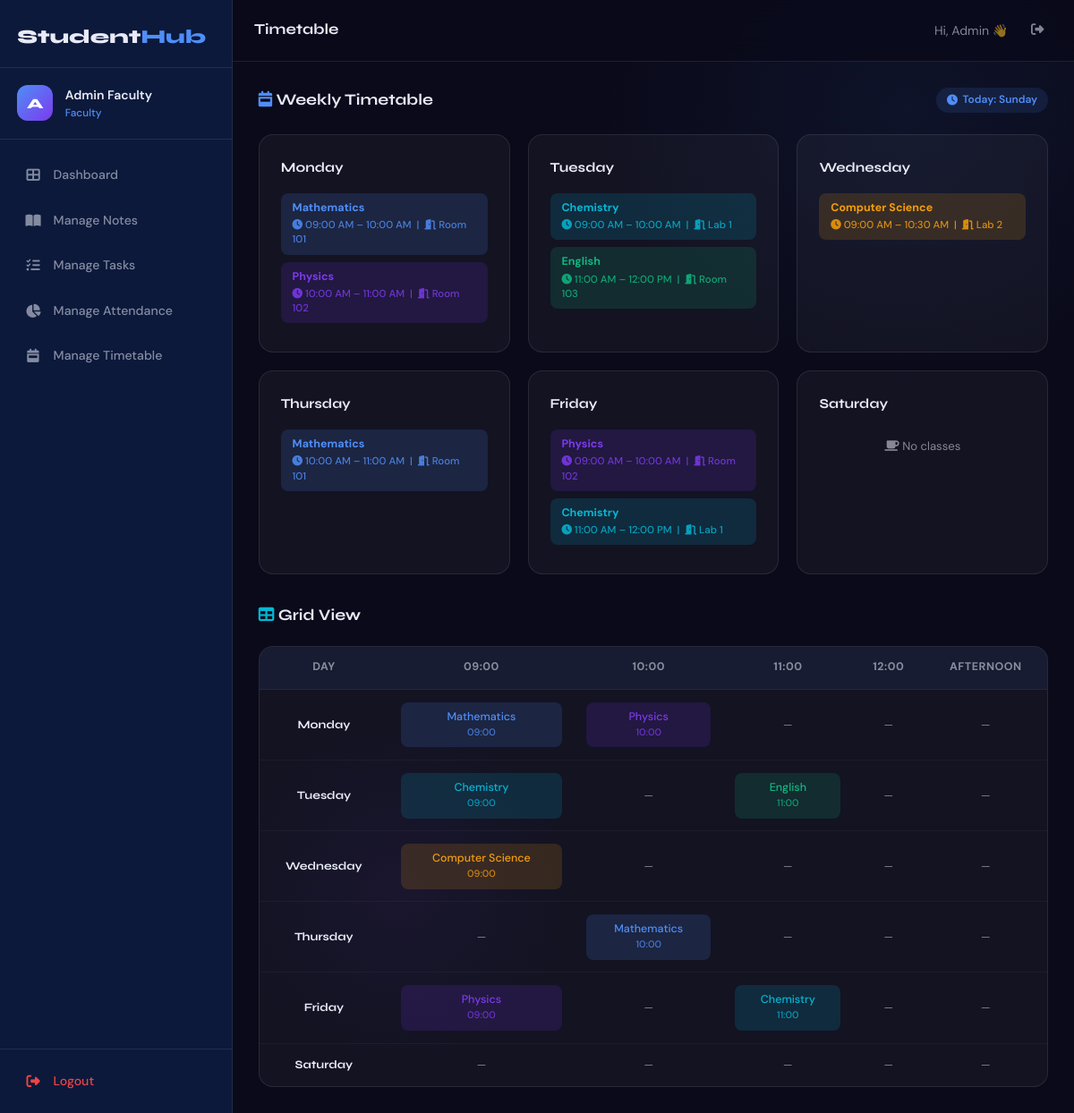
/timetable.php (signed in), run on the app's committed database.
### tables this page shows
CREATE TABLE IF NOT EXISTS timetable (
    id INT AUTO_INCREMENT PRIMARY KEY,
    subject VARCHAR(100) NOT NULL,
    day ENUM('Monday','Tuesday','Wednesday','Thursday','Friday','Saturday') NOT NULL,
    start_time TIME NOT NULL,
    end_time TIME NOT NULL,
    faculty_id INT NOT NULL,
    room VARCHAR(50),
    created_at TIMESTAMP DEFAULT CURRENT_TIMESTAMP,
    FOREIGN KEY (faculty_id) REFERENCES users(id) ON DELETE CASCADE
);

### timetable.php (the view, shortened to what this page needs)
<?php
require_once 'header.php';
require_once 'config.php';
$days = ['Monday','Tuesday','Wednesday','Thursday','Friday','Saturday'];
$colors = [
    'Mathematics' => 'tt-math',
    'Physics' => 'tt-physics',
    'Chemistry' => 'tt-chemistry',
    'English' => 'tt-english',
    'Computer Science' => 'tt-cs'
];
$tt_data = [];
$res = $conn->query("
    SELECT t.*, u.name as faculty_name
    FROM timetable t
    JOIN users u ON t.faculty_id = u.id
    ORDER BY FIELD(day,'Monday','Tuesday','Wednesday','Thursday','Friday','Saturday'), start_time
");
while ($r = $res->fetch_assoc()) {
    $tt_data[$r['day']][] = $r;
}
$today = date('l');
?>
<div class="section-header" style="margin-bottom:1.5rem">
  <h2><i class="fas fa-calendar-week" style="color:var(--acc)"></i> Weekly Timetable</h2>
  <span class="badge badge-blue">
    <i class="fas fa-clock"></i> Today: <?= $today ?>
  </span>
</div>
<div style="display:grid;grid-template-columns:repeat(auto-fill,minmax(280px,1fr));gap:1.25rem;margin-bottom:2rem">
<?php foreach ($days as $day): ?>
  <div class="dash-card <?= ($day === $today) ? 'blue' : '' ?>"
       style="<?= ($day === $today) ? 'border-color:rgba(79,142,247,0.4);' : '' ?>">
    <div style="display:flex;align-items:center;justify-content:space-between;margin-bottom:1rem">
      <h3 style="font-family:'Syne',sans-serif;font-size:.95rem;font-weight:700;
                 color:<?= ($day === $today) ? 'var(--acc)' : 'var(--text)' ?>">
        <?= $day ?>
      </h3>
    </div>
    <?php if (empty($tt_data[$day])): ?>
      <div style="text-align:center;color:var(--muted);font-size:.82rem;padding:.5rem">
        <i class="fas fa-coffee"></i> No classes
      </div>
    <?php else: ?>
      <?php foreach ($tt_data[$day] as $cl):
          $colorClass = $colors[$cl['subject']] ?? 'tt-default';
      ?>
        <div class="tt-cell <?= $colorClass ?>" style="margin-bottom:.5rem">
          <div style="font-weight:700"><?= htmlspecialchars($cl['subject']) ?></div>
          <div style="font-size:.72rem;opacity:.85;margin-top:.2rem">
            <i class="fas fa-clock"></i>
            <?= date('h:i A', strtotime($cl['start_time'])) ?> –
            <?= date('h:i A', strtotime($cl['end_time'])) ?>
            &nbsp;|&nbsp;
            <i class="fas fa-door-open"></i> <?= htmlspecialchars($cl['room']) ?>
          </div>
        </div>
      <?php endforeach; ?>
    <?php endif; ?>
  </div>
<?php endforeach; ?>
</div>
<div class="section-header">
  <h2><i class="fas fa-table" style="color:var(--acc3)"></i> Grid View</h2>
</div>
<div class="table-wrapper" style="overflow-x:auto">
<table class="tt-table">
<thead>
<tr>
  <th>Day</th>
  <th>09:00</th>
  <th>10:00</th>
  <th>11:00</th>
  <th>12:00</th>
  <th>Afternoon</th>
</tr>
</thead>
<tbody>
<?php foreach ($days as $day): ?>
<tr style="<?= ($day === $today) ? 'background:rgba(79,142,247,0.05)' : '' ?>">
<td style="font-weight:700;font-family:'Syne',sans-serif;
           color:<?= ($day === $today) ? 'var(--acc)' : 'var(--text)' ?>">
    <?= $day ?>
</td>
<?php
$slots = ['09:00:00','10:00:00','11:00:00','12:00:00','13:00:00'];
foreach ($slots as $slot):
    $found = false;
    if (isset($tt_data[$day])):
        foreach ($tt_data[$day] as $cl):
            if ($cl['start_time'] === $slot):
                $found = true;
                $cc = $colors[$cl['subject']] ?? 'tt-default';
?>
<td>
    <div class="tt-cell <?= $cc ?>">
        <?= htmlspecialchars($cl['subject']) ?><br>
        <span style="font-size:.68rem;opacity:.8">
            <?= date('h:i', strtotime($cl['start_time'])) ?>
        </span>
    </div>
</td>
<?php
                break;
            endif;
        endforeach;
    endif;
    if (!$found):
?>
<td><span class="tt-empty">—</span></td>
<?php endif; endforeach; ?>
</tr>
<?php endforeach; ?>
</tbody>
</table>
</div>
<?php require_once 'footer.php'; ?>

### style.css (style rules this page uses)
:root { --c1: #0a0a1a; --c2: #0d1b3e; --sidebar-w: 260px; --acc: #4f8ef7; --acc2: #7c3aed; --acc3: #06b6d4; --success: #10b981; --warning: #f59e0b; --danger: #ef4444; --glass: rgba(255,255,255,0.04); --glass-b: rgba(255,255,255,0.09); --text: #e8eaf6; --muted: rgba(232,234,246,0.55); --glow: rgba(79,142,247,0.3); --radius: 16px; --transition: .3s ease; }
*, *::before, *::after { margin:0; padding:0; box-sizing:border-box; }
html { font-size:16px; }
body { font-family: 'DM Sans', sans-serif; background: var(--c1); color: var(--text); line-height: 1.6; min-height: 100vh; }
.dash-card { background: var(--glass); border: 1px solid var(--glass-b); border-radius: var(--radius); padding: 1.5rem; transition: all var(--transition); cursor: default; position: relative; overflow: hidden; }
.dash-card::before { content: ''; position: absolute; top: 0; left: 0; right: 0; height: 3px; border-radius: 3px 3px 0 0; }
.section-header { display: flex; align-items: center; justify-content: space-between; margin-bottom: 1.2rem; flex-wrap: wrap; gap: .75rem; }
.section-header h2 { font-family: 'Syne', sans-serif; font-size: 1.1rem; font-weight: 700; }
.table-wrapper { background: var(--glass); border: 1px solid var(--glass-b); border-radius: var(--radius); overflow: hidden; }
table { width: 100%; border-collapse: collapse; }
thead { background: rgba(79,142,247,0.07); }
th { padding: 1rem 1.2rem; text-align: left; font-size: .78rem; font-weight: 700; color: var(--muted); letter-spacing: .5px; text-transform: uppercase; border-bottom: 1px solid var(--glass-b); }
td { padding: .95rem 1.2rem; font-size: .88rem; border-bottom: 1px solid rgba(255,255,255,0.04); vertical-align: middle; }
tr:last-child td { border-bottom: none; }
tbody tr { transition: background .2s; }
.badge { display: inline-flex; align-items: center; gap: .35rem; padding: .3rem .75rem; border-radius: 50px; font-size: .75rem; font-weight: 600; }
.badge-blue { background: rgba(79,142,247,0.12); color: var(--acc); }
.tt-table th { text-align: center; padding: .85rem; font-size: .78rem; }
.tt-table td { text-align: center; padding: .85rem; font-size: .8rem; }
.tt-cell { padding: .5rem .8rem; border-radius: 8px; font-weight: 500; font-size: .78rem; line-height: 1.4; }
.tt-math { background: rgba(79,142,247,0.15); color: var(--acc); }
.tt-physics { background: rgba(124,58,237,0.15); color: var(--acc2); }
.tt-chemistry { background: rgba(6,182,212,0.15); color: var(--acc3); }
.tt-english { background: rgba(16,185,129,0.15); color: var(--success); }
.tt-cs { background: rgba(245,158,11,0.15); color: var(--warning); }
.tt-empty { color: var(--muted); font-size: .75rem; }

### data on the page
timetable: subject "Mathematics", start_time "09:00 AM", end_time "10:00 AM", room "Room 101", start_time "09:00"
timetable: subject "Physics", start_time "10:00 AM", end_time "11:00 AM", room "Room 102", start_time "10:00"
timetable: subject "Chemistry", start_time "09:00 AM", end_time "10:00 AM", room "Lab 1", start_time "09:00"
timetable: subject "English", start_time "11:00 AM", end_time "12:00 PM", room "Room 103", start_time "11:00"
timetable: subject "Computer Science", start_time "09:00 AM", end_time "10:30 AM", room "Lab 2", start_time "09:00"
timetable: subject "Mathematics", start_time "10:00 AM", end_time "11:00 AM", room "Room 101", start_time "10:00"
timetable: subject "Physics", start_time "09:00 AM", end_time "10:00 AM", room "Room 102", start_time "09:00"
timetable: subject "Chemistry", start_time "11:00 AM", end_time "12:00 PM", room "Lab 1", start_time "11:00"

### other printed values
substr($name,0,1) "A"
$name "Admin Faculty"
$role "Faculty"
$titles[$current] "Timetable"
explode(' ',$name)[0] "Admin"
$day "Monday"
$day "Tuesday"
$day "Wednesday"
$day "Thursday"
$day "Friday"
$day "Saturday"
